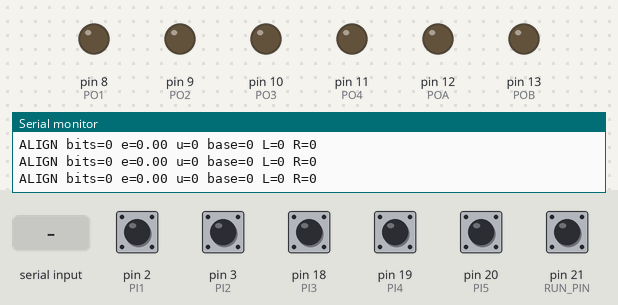
Recording of a sketch running on a simulated Arduino Mega 2560, built with avr-gcc and run on an emulated ATmega2560. Parts: output pins drawn as LEDs (lit = HIGH), the last lines printed to the serial monitor. The test bench sets the inputs (shaded band); at power-on: pin 2 (PI1), pin 3 (PI2), pin 18 (PI3), pin 19 (PI4), pin 20 (PI5), pin 21 (RUN_PIN) HIGH.

Above: at 1.2 s.
1.3 s: pin 21 (RUN_PIN) pulled LOW for 0.15 s
At 2.4 s:
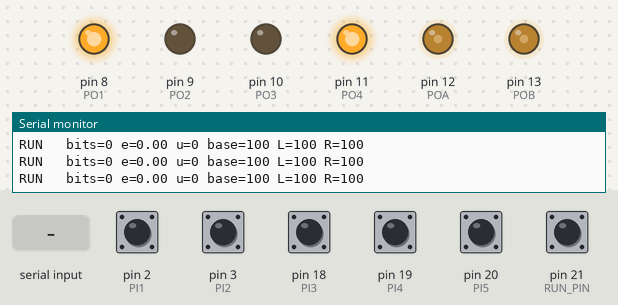
2.9 s: pin 2 (PI1) pulled LOW for 0.15 s
At 3.6 s:
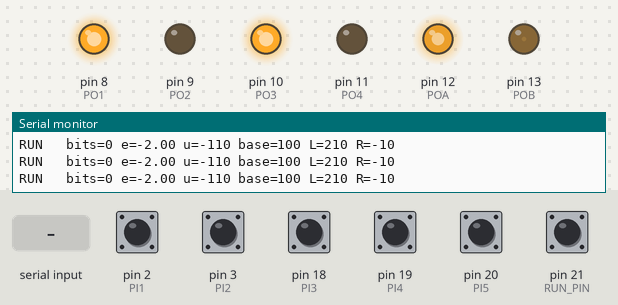
4.5 s: pin 3 (PI2) pulled LOW for 0.15 s
At 5.7 s:
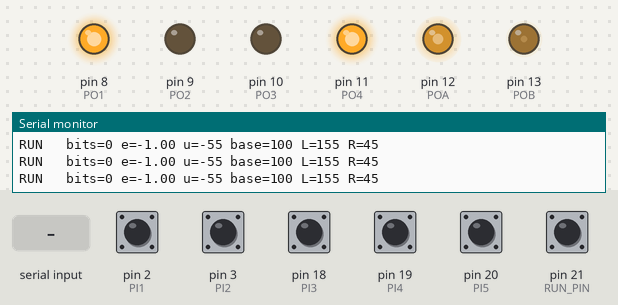
6.1 s: pin 19 (PI4) pulled LOW for 0.15 s
At 7.2 s:
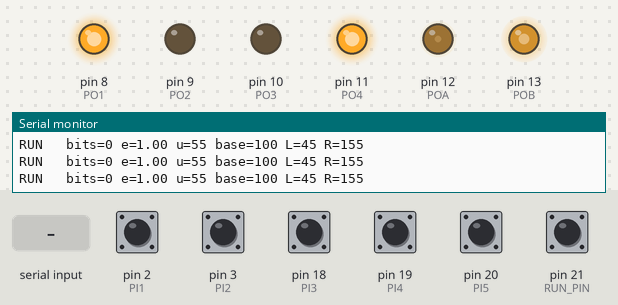
7.7 s: "pid 150\n" received over Serial
At 8.6 s:
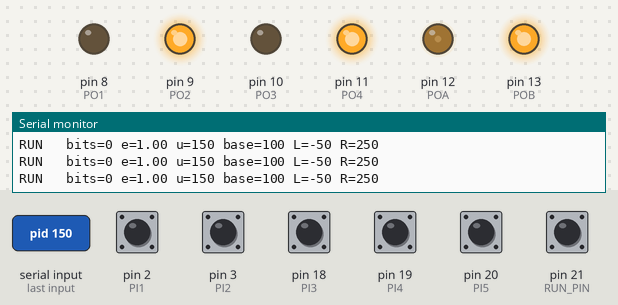
9.2 s: pin 21 (RUN_PIN) pulled LOW for 1 s
At 9.6 s:
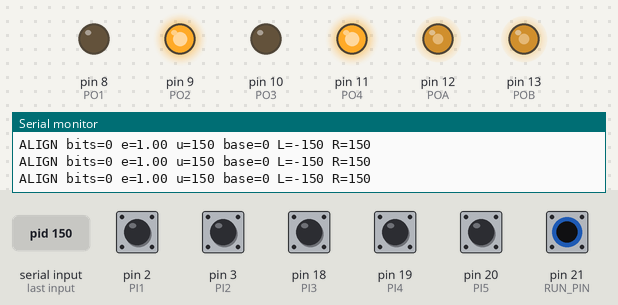
Timing chart, 0 to 12.2 s (numbered marks = the images above; inputs shaded):
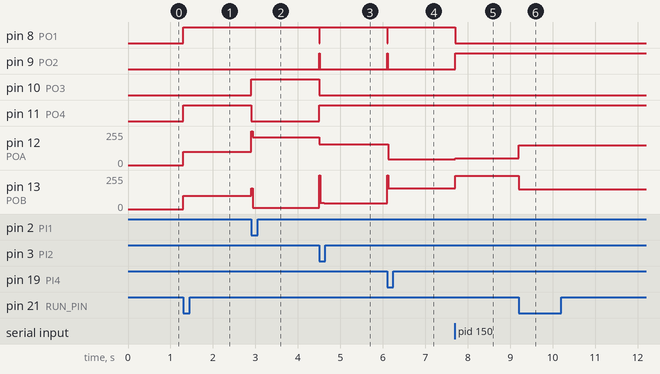

The sketch:

main.ino
```cpp
// ================== Mapping: Arduino Mega 2560 (interrupt) ==================
#define PI1 2      // INT4
#define PI2 3      // INT5
#define PI3 18     // INT3
#define PI4 19     // INT2
#define PI5 20     // INT1
#define RUN_PIN 21 // INT0 - nút toggle (INPUT_PULLUP): nhấn = GND

#define PO1 8
#define PO2 9
#define PO3 10
#define PO4 11
#define POA 12   // ENA (PWM)
#define POB 13   // ENB (PWM)

// ========== Cấu hình logic cảm biến ==========
#define SENSOR_LEFT_IS_PI1  true   // nếu trái/phải ngược, đổi true/false

// ================== PID & Motion params ==================
float Kp = 55.0f;
float Ki = 0.0f;
float Kd = 20.0f;
float Kaw = 0.40f;

int   basePWM   = 15;
int   minPWM    = 0;
int   maxPWM    = 255;
int   maxTurn   = 255;

// Dynamic speed theo |u| (dùng ở RUN)
int   minBase   = 100;
float kSpeed    = 0.60f;

// ALIGN: dùng chung PID, chỉ thêm deadband nhỏ để đứng im khi đã vào line
float alignDeadbandE = 0.12f;   // 0.1–0.2 tuỳ track

// ====== Timing & options ======
#define PID_DT_MS 1
#define SERIAL_THROTTLE_MS 100
#define USE_SLEW 0
float U_SLEW_PER_SEC = 5000.0f;

const float I_MIN = -1000.0f, I_MAX = 1000.0f;

// ====== Derivative filter (low-pass) ======
float derFilt = 0.0f;
const float DER_ALPHA = 0.25f;

// ================== State ==================
volatile uint8_t g_sensors = 0;  // bit0..bit4 = PI1..PI5 (1 = line đen/LOW)
float lastError = 0.0f, integral = 0.0f, u_prev = 0.0f;
unsigned long lastPidMs = 0, lastPrintMs = 0;

// Chế độ điều khiển
enum Mode { MODE_AUTO = 0, MODE_ALIGN = 1, MODE_RUN = 2 };
Mode forceMode = MODE_AUTO;              // serial ép mode
volatile bool runBtnPressed = false;     // flag từ ISR
bool runEnabled = false;                 // trạng thái toggle (false=ALIGN, true=RUN)
unsigned long lastToggleMs = 0;
const unsigned long RUN_TOGGLE_DEBOUNCE_MS = 200;

// ================== Helpers & ISRs ==================
inline float clamp(float x,float a,float b){ return x<a?a:(x>b?b:x); }
inline int   clampi(int x,int a,int b){ return x<a?a:(x>b?b:x); }
inline float signf(float x){ return (x>0)-(x<0); }

// --- ISR cảm biến (LOW -> 1) ---
inline void isrUpdateBit(uint8_t bitIndex, uint8_t pin){
  uint8_t m = (1u << bitIndex);
  if (digitalRead(pin) == LOW) g_sensors |= m;
  else                         g_sensors &= ~m;
}
void isrPI1(){ isrUpdateBit(0, PI1); }
void isrPI2(){ isrUpdateBit(1, PI2); }
void isrPI3(){ isrUpdateBit(2, PI3); }
void isrPI4(){ isrUpdateBit(3, PI4); }
void isrPI5(){ isrUpdateBit(4, PI5); }

// --- ISR nút toggle ---
void isrRunBtn(){ runBtnPressed = true; }

// ==== Sensing & Motors ====
float computeLineError(){
  noInterrupts(); uint8_t s = g_sensors; interrupts();
  int b[5] = { (s>>0)&1, (s>>1)&1, (s>>2)&1, (s>>3)&1, (s>>4)&1 };
  int w[5];
  if (SENSOR_LEFT_IS_PI1) { int t[5]={-2,-1,0,1,2};  for(int i=0;i<5;i++) w[i]=t[i]; }
  else                    { int t[5]={ 2, 1,0,-1,-2}; for(int i=0;i<5;i++) w[i]=t[i]; }
  int sumB = b[0]+b[1]+b[2]+b[3]+b[4];
  if (sumB == 0) return lastError;              // lost-line: giữ hướng cũ
  int num=0; for(int i=0;i<5;i++) num += w[i]*b[i];
  return (float)num / (float)sumB;
}

void driveHBridge(int INx, int INy, int EN, int pwm){
  pwm = clampi(pwm, -maxPWM, maxPWM);
  if (pwm == 0){ digitalWrite(INx, LOW); digitalWrite(INy, LOW); analogWrite(EN, 0); return; }
  bool forward = (pwm > 0);
  int mag = abs(pwm); if (mag > 0) mag = max(mag, minPWM);  // cùng minPWM cho cả ALIGN/RUN
  digitalWrite(INx, forward ? HIGH : LOW);
  digitalWrite(INy, forward ? LOW  : HIGH);
  analogWrite(EN, mag);
}
void setMotors(int pwmL,int pwmR){
  driveHBridge(PO1, PO2, POA, pwmL);
  driveHBridge(PO4, PO3, POB, pwmR);
}
void motorsStop(){
  digitalWrite(PO1,LOW); digitalWrite(PO2,LOW);
  digitalWrite(PO3,LOW); digitalWrite(PO4,LOW);
  analogWrite(POA,0); analogWrite(POB,0);
}

// ================== Serial (rút gọn phần mode) ==================
String readLine;
String nextToken(String &s){
  s.trim(); if (!s.length()) return "";
  int sp = s.indexOf(' ');
  if (sp<0){ String t=s; s=""; return t; }
  String t = s.substring(0, sp); s = s.substring(sp+1); return t;
}
bool isNoChange(const String &t){ return (t.length()>0 && (t[0]=='n' || t[0]=='N')); }
bool applyFloatToken(float &var,const String &tok){
  if (!tok.length() || isNoChange(tok)) return false;
  char c=tok[0]; float val = tok.substring((c=='+'||c=='-'||c=='*'||c=='/')?1:0).toFloat();
  if (c=='+') var += val; else if (c=='-') var -= val;
  else if (c=='*') var *= (val==0 ? 1.0f : val);
  else if (c=='/') var /= (val==0 ? 1.0f : val);
  else var = tok.toFloat();
  return true;
}
bool applyIntToken(int &var,const String &tok,int lo,int hi){
  if (!tok.length() || isNoChange(tok)) return false;
  char c=tok[0]; int ival = tok.substring((c=='+'||c=='-'||c=='*'||c=='/')?1:0).toFloat();
  if (c=='+') var += ival; else if (c=='-') var -= ival;
  else if (c=='*') var = (int)(var * (ival==0 ? 1 : ival));
  else if (c=='/') var = (ival==0 ? var : (int)(var / ival));
  else var = (int)tok.toFloat();
  var = clampi(var, lo, hi);
  return true;
}
void printParams(){
  Serial.print("Kp="); Serial.print(Kp,1);
  Serial.print(" Ki="); Serial.print(Ki,2);
  Serial.print(" Kd="); Serial.print(Kd,1);
  Serial.print(" Kaw="); Serial.print(Kaw,2);
  Serial.print(" base="); Serial.print(basePWM);
  Serial.print(" min="); Serial.print(minPWM);
  Serial.print(" maxTurn="); Serial.print(maxTurn);
  Serial.print(" dyn[minBase="); Serial.print(minBase);
  Serial.print(" kSpeed="); Serial.print(kSpeed,2); Serial.print("]");
  Serial.print(" alignDB="); Serial.print(alignDeadbandE,2);
  Serial.print(" mode=");
  if (forceMode==MODE_ALIGN) Serial.print("ALIGN*");
  else if (forceMode==MODE_RUN) Serial.print("RUN*");
  else Serial.print(runEnabled ? "AUTO(RUN)" : "AUTO(ALIGN)");
  Serial.println();
}
void printHelp(){
  Serial.println(F("Commands: show, help, pid/kp/ki/kd/base/minpwm/maxturn/minbase/kspeed"));
  Serial.println(F("          mode align | mode run | mode auto"));
  Serial.println(F("          aligndb <f>"));
}
void handleSerial(){
  while (Serial.available()){
    char ch=Serial.read(); if (ch=='\r') continue;
    if (ch=='\n'){
      String cmd=readLine; readLine=""; cmd.trim(); if (!cmd.length()) return;
      String s=cmd; String op=nextToken(s); op.toLowerCase();
      if (op=="show"){ printParams(); }
      else if (op=="help"||op=="h"||op=="?"){ printHelp(); }
      else if (op=="pid"){
        String t1=nextToken(s), t2=nextToken(s), t3=nextToken(s);
        bool a1=applyFloatToken(Kp,t1);
        bool a2=applyFloatToken(Ki,t2);
        bool a3=applyFloatToken(Kd,t3);
        if (a1||a2||a3) integral=0;
        printParams();
      } else if (op=="kp"){ String t=nextToken(s); if (applyFloatToken(Kp,t)) integral=0; printParams(); }
      else if (op=="ki"){ String t=nextToken(s); if (applyFloatToken(Ki,t)) integral=0; printParams(); }
      else if (op=="kd"){ String t=nextToken(s); applyFloatToken(Kd,t); printParams(); }
      else if (op=="base"){ String t=nextToken(s); applyIntToken(basePWM,t,0,255); printParams(); }
      else if (op=="minpwm"){ String t=nextToken(s); applyIntToken(minPWM,t,0,255); printParams(); }
      else if (op=="maxturn"){ String t=nextToken(s); applyIntToken(maxTurn,t,0,255); printParams(); }
      else if (op=="minbase"){ String t=nextToken(s); applyIntToken(minBase,t,0,255); printParams(); }
      else if (op=="kspeed"){ String t=nextToken(s); applyFloatToken(kSpeed,t); kSpeed=clamp(kSpeed,0,1); printParams(); }
      else if (op=="aligndb"){ String t=nextToken(s); applyFloatToken(alignDeadbandE,t); printParams(); }
      else if (op=="mode"){
        String t=nextToken(s); t.toLowerCase();
        if (t=="align"){ forceMode=MODE_ALIGN; }
        else if (t=="run"){ forceMode=MODE_RUN; }
        else { forceMode=MODE_AUTO; }
        Serial.print(F("Mode set: ")); Serial.println(t);
      } else {
        Serial.print(F("Unknown cmd: ")); Serial.println(op);
        Serial.println(F("Type 'help'."));
      }
    } else {
      readLine += ch;
      if (readLine.length() > 120) readLine = "";
    }
  }
}

// ================== Setup ==================
void setup(){
  Serial.begin(115200);

  pinMode(PI1,INPUT_PULLUP); pinMode(PI2,INPUT_PULLUP);
  pinMode(PI3,INPUT_PULLUP); pinMode(PI4,INPUT_PULLUP); pinMode(PI5,INPUT_PULLUP);

  pinMode(RUN_PIN, INPUT_PULLUP);
  attachInterrupt(digitalPinToInterrupt(RUN_PIN), isrRunBtn, FALLING); // nhấn -> LOW

  // init bitmask
  isrPI1(); isrPI2(); isrPI3(); isrPI4(); isrPI5();

  attachInterrupt(digitalPinToInterrupt(PI1), isrPI1, CHANGE);
  attachInterrupt(digitalPinToInterrupt(PI2), isrPI2, CHANGE);
  attachInterrupt(digitalPinToInterrupt(PI3), isrPI3, CHANGE);
  attachInterrupt(digitalPinToInterrupt(PI4), isrPI4, CHANGE);
  attachInterrupt(digitalPinToInterrupt(PI5), isrPI5, CHANGE);

  pinMode(PO1,OUTPUT); pinMode(PO2,OUTPUT);
  pinMode(PO3,OUTPUT); pinMode(PO4,OUTPUT);
  pinMode(POA,OUTPUT); pinMode(POB,OUTPUT);

  motorsStop();
  lastPidMs = millis();
  lastPrintMs = millis();

  runEnabled = false; // khởi động ở ALIGN
  Serial.println("Toggle D21: RUN<->ALIGN. Một luật PID duy nhất cho cả 2 chế độ.");
}

// ================== Loop ==================
void loop(){
  handleSerial();

  // Toggle RUN/ALIGN (debounce) khi MODE_AUTO
  if (forceMode == MODE_AUTO && runBtnPressed){
    unsigned long t = millis();
    if (t - lastToggleMs >= RUN_TOGGLE_DEBOUNCE_MS){
      lastToggleMs = t;
      runEnabled = !runEnabled;
      integral = 0; derFilt = 0; // reset nhẹ khi đổi mode
      Serial.print("Toggled -> "); Serial.println(runEnabled ? "RUN" : "ALIGN");
    }
    runBtnPressed = false;
  }

  unsigned long now = millis();
  if (now - lastPidMs >= PID_DT_MS){
    const float dt = (float)PID_DT_MS / 1000.0f;
    lastPidMs += PID_DT_MS;

    // Mode thực tế
    Mode modeNow = forceMode;
    if (modeNow == MODE_AUTO) modeNow = runEnabled ? MODE_RUN : MODE_ALIGN;

    // ======= PID duy nhất =======
    float e   = computeLineError();
    float rawDer = (e - lastError) / dt;
    derFilt = DER_ALPHA * rawDer + (1.0f - DER_ALPHA) * derFilt;

    float u_pid = Kp*e + Ki*integral + Kd*derFilt;
    float u_sat = clamp(u_pid, -maxTurn, +maxTurn);

    float I_dot = e + Kaw*(u_sat - u_pid);
    bool saturated = (u_sat != u_pid);
    if (saturated){
      if ((u_sat > 0 && I_dot > 0) || (u_sat < 0 && I_dot < 0)) I_dot = 0.0f;
    }
    integral += I_dot * dt;
    integral  = clamp(integral, I_MIN, I_MAX);

    float u_cmd = Kp*e + Ki*integral + Kd*derFilt;
    u_cmd = clamp(u_cmd, -maxTurn, +maxTurn);
#if USE_SLEW
    float u_max_step = U_SLEW_PER_SEC * dt;
    float du = u_cmd - u_prev;
    if (fabs(du) > u_max_step) u_cmd = u_prev + signf(du) * u_max_step;
#endif
    u_prev = u_cmd;

    // ======= Cùng cách trộn cho cả ALIGN & RUN =======
    int baseNow;
    if (modeNow == MODE_RUN){
      float scale = 1.0f - kSpeed * (fabs(u_cmd) / (float)maxTurn);
      baseNow = clampi((int)(basePWM * scale), minBase, basePWM);
    } else {
      baseNow = 0; // đứng yên xoay
    }

    int pwmL = baseNow - (int)u_cmd;
    int pwmR = baseNow + (int)u_cmd;

    // Deadband nhỏ khi ALIGN để không rung khi đã về trung tâm
    if (baseNow == 0 && fabs(e) <= alignDeadbandE){
      pwmL = 0; pwmR = 0;
    }

    setMotors(pwmL, pwmR);
    lastError = e;

    if (now - lastPrintMs >= SERIAL_THROTTLE_MS){
      lastPrintMs = now;
      noInterrupts(); uint8_t sb=g_sensors; interrupts();
      Serial.print((modeNow==MODE_ALIGN) ? "ALIGN " : "RUN   ");
      Serial.print("bits="); Serial.print(sb,BIN);
      Serial.print(" e="); Serial.print(e,2);
      Serial.print(" u="); Serial.print(u_cmd,0);
      Serial.print(" base="); Serial.print(baseNow);
      Serial.print(" L="); Serial.print(pwmL);
      Serial.print(" R="); Serial.println(pwmR);
    }
  }
}
```

Measured:
- after the input at 1.3 s, pin 8 (PO1), pin 11 (PO4): LOW → HIGH at once; pin 12 (POA), pin 13 (POB): 0/255 → 100/255 at once
- after the input at 2.9 s, pin 10 (PO3): LOW → HIGH at once; pin 11 (PO4): HIGH → LOW at once; pin 12 (POA): 100/255 → 210/255 at once; pin 13 (POB): 100/255 → 10/255 at once
- after the input at 4.5 s, pin 8 (PO1): HIGH → LOW at once, → HIGH 0.01 s later; pin 9 (PO2): LOW → HIGH at once, → LOW 0.01 s later; pin 10 (PO3): HIGH → LOW at once; pin 11 (PO4): LOW → HIGH at once; pin 12 (POA): 210/255 → 154/255 at once, → 155/255 0.12 s later
- after the input at 6.1 s, pin 8 (PO1): HIGH → LOW at once, → HIGH 0.02 s later; pin 9 (PO2): LOW → HIGH at once, → LOW 0.02 s later; pin 12 (POA): 155/255 → 45/255 at once; pin 13 (POB): 45/255 → 155/255 at once
- after the input at 7.7 s, pin 8 (PO1): HIGH → LOW at once; pin 9 (PO2): LOW → HIGH at once; pin 12 (POA): 45/255 → 50/255 at once; pin 13 (POB): 155/255 → 250/255 at once
- after the input at 9.2 s, pin 12 (POA): 50/255 → 150/255 at once; pin 13 (POB): 250/255 → 150/255 at once
